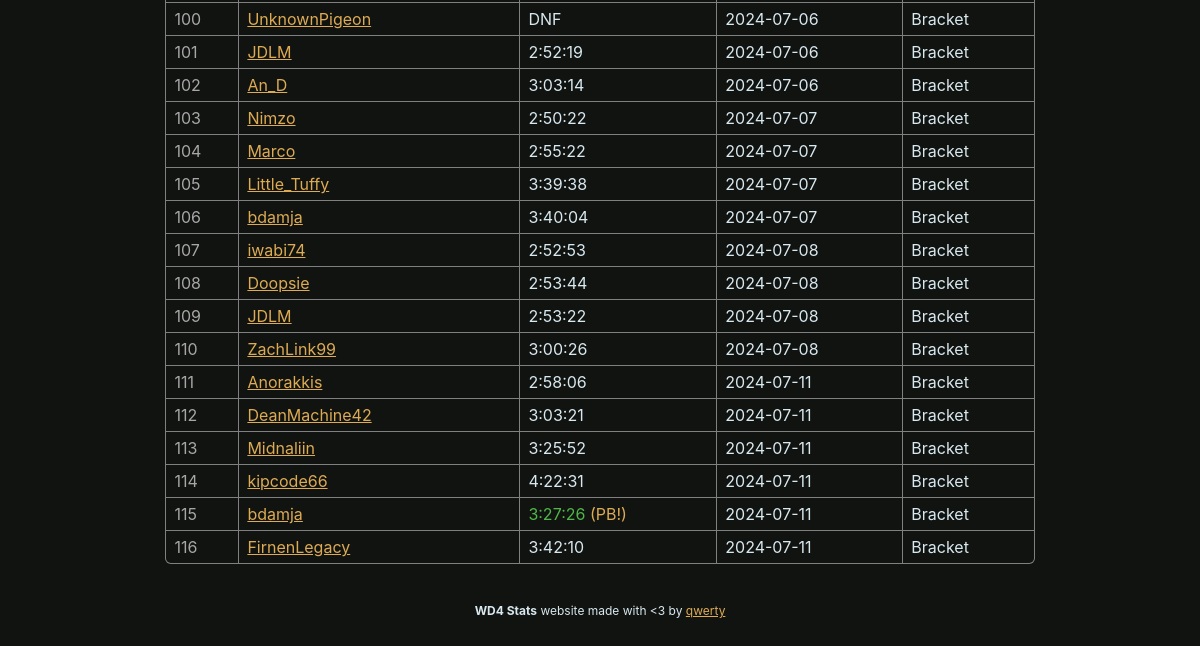
/runs (lower part), run on an earlier commit of the app's database.
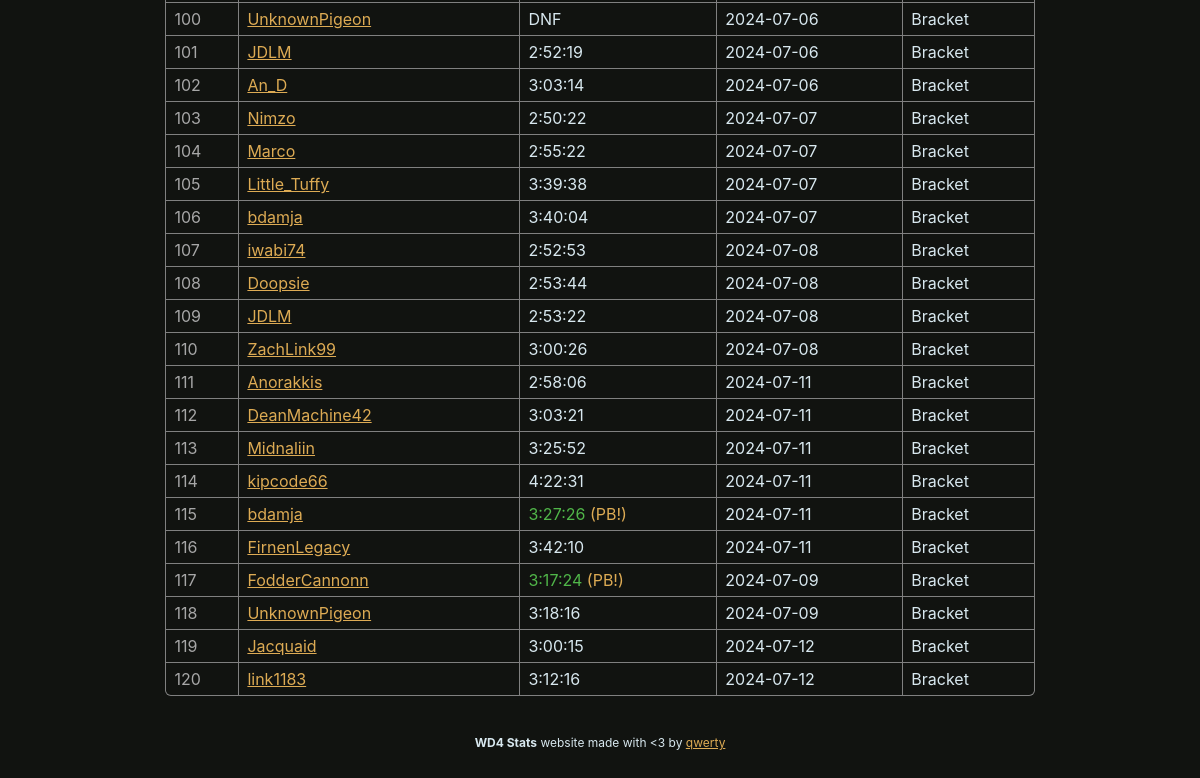
And on a later commit of the database.
### wd4.py (models this page shows, shortened)
class BaseModel(Model):
    class Meta:
        database = db

class Runs(BaseModel):
    player = CharField(32)
    time = FloatField()
    id = IntegerField()
    date = DateField()
    flags = IntegerField()
    phase = IntegerField()
    event = IntegerField()
    zelda_swoops = IntegerField()
    zelda_triangles = IntegerField()
    def format_time(self):
        return format_time(self.time) if not self.dnf() else "DNF"
    def format_phase(self):
        return ["Seeding", "Pooling", "Bracket"][self.phase]
    def dnf(self):
        return self.flags & RUN_FLAG_DNF
    def pb(self):
        return self.flags & RUN_FLAG_PB

### wd4.py (the view)
@app.route("/runs")
def page_runs():
    sort = request.args.get("sort", default="id")
    runs = Runs.select()
    if sort in Runs._meta.sorted_field_names:
        runs = runs.order_by(
            getattr(Runs, sort).asc()
        )
    return render_template("runs.html", **globals(), runs=runs, sort=sort)

### wd4.py (called while the page is built)
def format_time(time):
    return str(timedelta(seconds=time))

### templates/runs.html (shortened to what this page needs)
{% extends "layout.html" %}
{% block content %}
    <table>
        {% for run in runs %}
        <tr>
            <td style="color: var(--hint-color);">
                {{ run.id }}
            </td>
            <td>
                {{ link_name(run.player) }}
            </td>
            <td {% if run.pb() %}style="color: var(--win-color)"{% endif %}>
                {{ run.format_time() }} {% if run.pb() %}<span style="color: var(--border-color);">(PB!)</span>{% endif %}
            </td>
            <td>
                {{ run.date | string }}
            </td>
            <td>
                {{ run.format_phase() }}
            </td>
        </tr>
        {% endfor %}
    </table>
{% endblock %}

### templates/layout.html (shortened to what this page needs)
{% macro link_name(name) -%}<a href="https://speedrun.com/User/{{ name }}">{{ name }}</a>{% endmacro %}
<html lang="en">
    <head>
        <link rel="stylesheet" href="static/css/brackets-viewer.min.css" />
        <link rel="stylesheet" href="static/css/dark.css" />
    </head>
    <body>
        {% block content %}
        {% endblock %}
        <footer class="footer">
            <div style="text-align: center;">
                <strong>WD4 Stats</strong> website made with &lt;3 by <a href="https://github.com/qwertyquerty">qwerty</a>
            </div>
        </footer>
    </body>
</html>

### static/css/dark.css (style rules this page uses)
.brackets-viewer, * { --primary-background: #111310; --secondary-background: #303030; --match-background: var(--primary-background); --font-color: #d8e8ef; --win-color: #50b649; --loss-color: #de2c26; --label-color: grey; --hint-color: #a7a7a7; --connector-color: #DDDDDD; --border-color: #DDAB54; --border-hover-color: #b6b5b5; --text-size: 12px; --round-margin: 40px; --match-width: 200px; --match-horizontal-padding: 8px; --match-vertical-padding: 6px; --connector-border-width: 2px; --match-border-width: 1px; --match-border-radius: 0.3em; }
body { font-size: var(--text-size); color: var(--font-color); font-family: -apple-system,BlinkMacSystemFont,"Segoe UI",Roboto,"Helvetica Neue",Arial,"Noto Sans",sans-serif,"Apple Color Emoji","Segoe UI Emoji","Segoe UI Symbol","Noto Color Emoji"; }
table { width: 80%; margin: 40px auto; border-radius: var(--match-border-radius); border-collapse: collapse; border-style: hidden; box-shadow: 0 0 0 1px var(--label-color); }
html { background-color: #111310; }
body { padding: 50px; }

What changed in the data, as far as the page shows it:
added Runs: id "117", player "FodderCannonn", format_time "3:17:24", shows "(PB!)", date "2024-07-09", format_phase "Bracket"
added Runs: id "118", player "UnknownPigeon", format_time "3:18:16", date "2024-07-09", format_phase "Bracket"
added Runs: id "119", player "Jacquaid", format_time "3:00:15", date "2024-07-12", format_phase "Bracket"
added Runs: id "120", player "link1183", format_time "3:12:16", date "2024-07-12", format_phase "Bracket"
